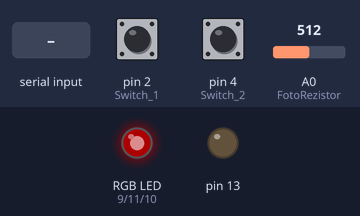
Bench run of a sketch on a simulated Arduino Uno, built with avr-gcc and run on an emulated ATmega328P. Parts: an RGB LED mixed from three pins (HIGH = lit), output pins drawn as LEDs (lit = HIGH). Inputs (shaded band) come from the test bench; at power-on: pin 2 (Switch_1) LOW, pin 4 (Switch_2) LOW, A0 (FotoRezistor) = 512. Dim RGB values are drawn brighter than linear; what the sketch prints to the serial monitor is not drawn.

Above: at 0.1 s.
At 0.5 s:
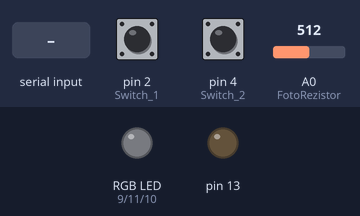
At 1.8 s:
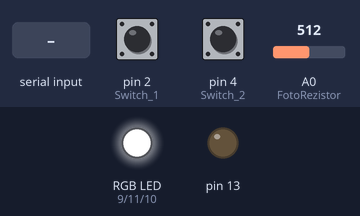
1.9 s: byte 2 (2) received over Serial
Timing chart, 0 to 4.9 s (numbered marks = the images above; inputs shaded):
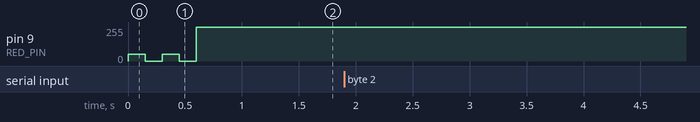

Measured:
- after the input at 1.9 s, every drawn part: stays the same

The sketch:

Firmware.ino
```cpp
/*
    Доступные команды(приём через сериал порт с Baud rate = 9600), каждый операнд - 1 байт
        0 R G B - установить цвета r, g, b
        1 R G B - установить цвета r, g, b и записать их в EEPROM
        3 - запрос информации о состоянии тумблеров и фоторезистора
            Микроконтроллер отвечает в порт 3-мя байтами:
            S1 S2 F1 где:
              S1 - состояние тумблера 1 (0 или 1)
              S2 - состояние тумблера 2 (0 или 1)
              F1 - состояние фоторезистора (0 - 255)
*/


#define RED_PIN   9
#define GREEN_PIN 11
#define BLUE_PIN  10
#define Switch_1 2
#define Switch_2 4
#define FotoRezistor A0

byte rgb[] = {0,0,0};

void setup() {
  // Пины D9 и D10 - 4 кГц
  TCCR1A = 0b00000001;  // 8bit
  TCCR1B = 0b00000010;  // x8 phase correct

  // Пины D3 и D11 - 4 кГц
  TCCR2B = 0b00000010;  // x8
  TCCR2A = 0b00000001;  // phase correct

  // put your setup code here, to run once:
  pinMode(RED_PIN, OUTPUT);
  pinMode(GREEN_PIN, OUTPUT);
  pinMode(BLUE_PIN, OUTPUT);
  pinMode(13, OUTPUT);

  pinMode(FotoRezistor, INPUT); //Фоторезистор
  pinMode(Switch_1, INPUT); //Тумблер 1
  pinMode(Switch_2, INPUT); //Тумблер 2

  Serial.begin(9600);

  for(byte a = 0; a < 2; a++){
    setRGB(50,0,0);
    delay(150);
    setRGB(0,0,0);
    delay(150);
  }

  setRGB(eeprom_read_byte(0), eeprom_read_byte(1), eeprom_read_byte(2));
}

void loop(){
  if(Serial.available() > 0){
    byte packetId = Serial.read();

    switch(packetId){
      case 0:{
        Serial.readBytes(rgb, 3);
        setRGB(rgb[0], rgb[1], rgb[2]);

        break;
      }

      case 1:{
        Serial.readBytes(rgb, 3);
        setRGB(rgb[0], rgb[1], rgb[2]);

        for(int ByteIndex = 0; ByteIndex < 3; ByteIndex++)
          eeprom_write_byte(ByteIndex, rgb[ByteIndex]);

        break;
      }

      case 2:{
        Serial.write(digitalRead(Switch_1));
        Serial.write(digitalRead(Switch_2));
        int val1 = analogRead(FotoRezistor);
        delay(10);
        int val2 = analogRead(FotoRezistor);
        delay(10);
        Serial.write((analogRead(FotoRezistor) + val1 + val2) / 3);
      }
    }
  }
}

void setRGB(byte r, byte g, byte b){
  analogWrite(RED_PIN, r);
  analogWrite(GREEN_PIN, g);
  analogWrite(BLUE_PIN, b);
}

void func(int pin){
  for(int a = 0; a < 255; a++){ analogWrite(pin,a); delay(10); }
  for(int a = 255; a > 0; a--){ analogWrite(pin,a); delay(10); }
}
```
